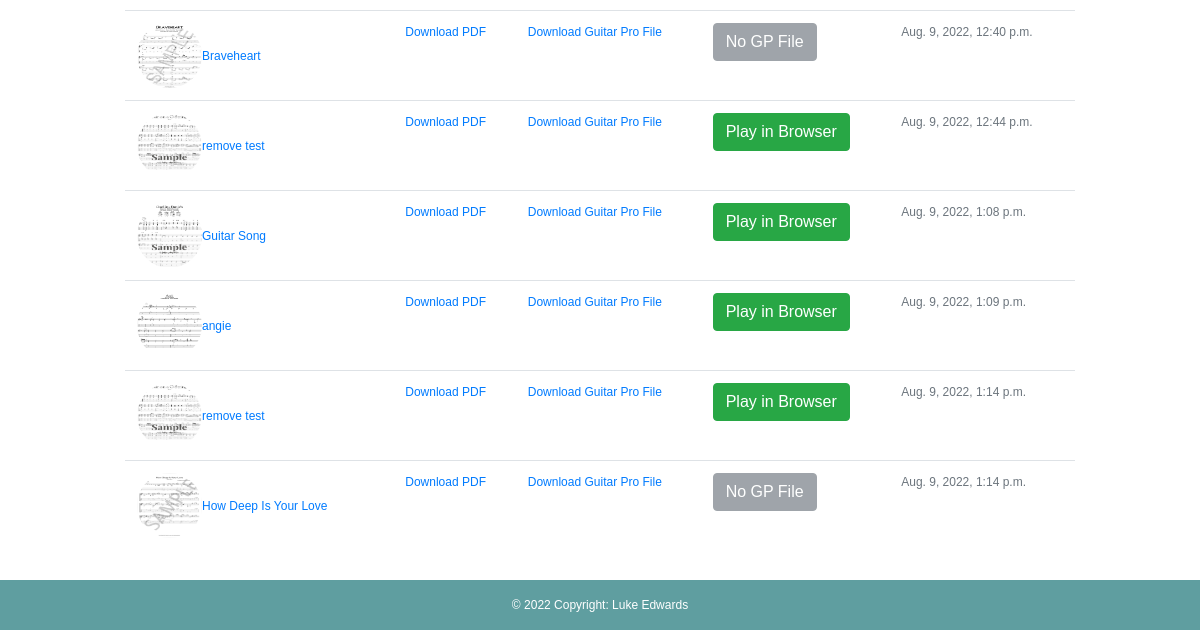
The page /profile/ (signed in, lower part) on the database as committed earlier.
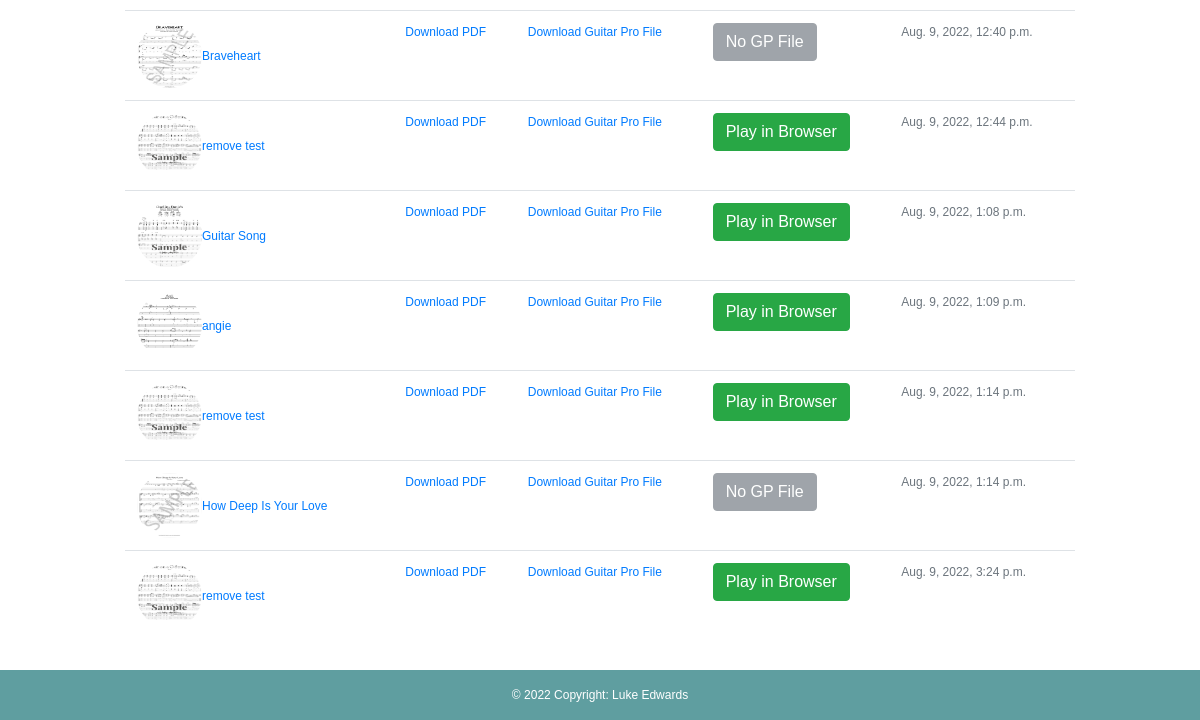
The same page on the database as committed later.
### checkout/models.py (models this page shows, shortened)
class OrderLineItem(models.Model):
    order = models.ForeignKey(Order, null=False, blank=False, on_delete=models.CASCADE, related_name='lineitems')
    product = models.ForeignKey(Product, null=False, blank=False, on_delete=models.CASCADE)
    lineitem_total = models.DecimalField(max_digits=6, decimal_places=2, null=False, blank=False, editable=False)

class Order(models.Model):
    order_number = models.CharField(max_length=32, null=False, editable=False)
    user_profile = models.ForeignKey(UserProfile, on_delete=models.SET_NULL,
                                     null=True, blank=True, related_name='orders')
    username = models.CharField(max_length=32, null=False, editable=False)
    full_name = models.CharField(max_length=50, null=False, blank=False)
    email = models.EmailField(max_length=254, null=False, blank=False)
    phone_number = models.CharField(max_length=20, null=False, blank=False)
    date = models.DateTimeField(auto_now_add=True)
    order_total = models.DecimalField(max_digits=10, decimal_places=2, null=False, default=0)

### products/models.py (models this page shows, shortened)
class Product(models.Model):
    genre = models.ForeignKey('Genre', null=True, blank=True, on_delete=models.SET_NULL)
    difficulty = models.ForeignKey('Difficulty', null=True, blank=True, on_delete=models.SET_NULL)
    sku = models.CharField(max_length=254, null=True, blank=True)
    name = models.CharField(max_length=254)
    description = models.TextField()
    price = models.DecimalField(max_digits=6, decimal_places=2)
    rating = models.DecimalField(max_digits=6, decimal_places=2, null=True, blank=True)
    image_url = models.URLField(max_length=1024, null=True, blank=True)
    image = models.ImageField(null=True, blank=True,)
    vendor = models.CharField(max_length=254, null=True)
    PDF = models.FileField(null=True,)
    Guitar_Pro_Unlocked = models.FileField(null=True,)
    Guitar_Pro_Locked = models.FileField(null=True, blank=True)
    video = models.URLField(max_length=1024, null=True, blank=True)

### user_profile/views.py (the view)
# urls.py: path('profile/', include('user_profile.urls')),
def user_profile(request):
    profile = get_object_or_404(UserProfile, user=request.user)
    products = Product.objects.all()
    orders = profile.orders.all()
    context = {
        'products': products,
        'profile': profile,
        'orders': orders
    }
    return render(request, 'user_profile/profile.html', context)

### cart/contexts.py (called while the page is built, shortened)
def cart_contents(request):
    cart_items = []
    total = 0
    product_count = 0
    cart = request.session.get('cart', {})
    total = total
    context = {
        'cart_items': cart_items,
        'total': total,
        'product_count': product_count,
    }
    return context

### user_profile/templates/user_profile/profile.html (shortened to what this page needs)
{% extends "base.html" %}
{% load static %}
{% block content %}
<div class="container text-black">
    <div  class="row">
      <table id="scores-container" class="table align-middle mb-0 bg-white">
        <tbody>
          {% for order in orders %}
            {% for item in order.lineitems.all%}
          <tr>
            <td>
              <div class="d-flex align-items-center">
                <img
                    src="/media/{{item.product.image}}"
                    alt="{{item.product.name}}"
                    style="width: 65px; height: 65px"
                    class="rounded-circle"
                    />
                <div class="ms-3">
                  <a href="{% url 'product_detail' item.product.id %}">
                    {{item.product.name}}
                    </a>
                </div>
              </div>
            </td>
            <td>
              <a href="/media/{{item.product.PDF}}" target="_blank">Download PDF</a>
            </td>
            <td>
              {% if item.product.Guitar_Pro_Locked%}
              <a href="/media/{{item.product.Guitar_Pro_Locked}}" target="_blank">Download Guitar Pro File</a>
              {% else %}
              {% if item.product.Guitar_Pro_Unlocked%}
              <a href="/media/{{item.product.Guitar_Pro_Unlocked}}" target="_blank">Download Guitar Pro File</a>
              {%else%}
              <p>No Guitar Pro File</p>
              {%endif%}
              {%endif%}
            </td>
            <td>
              {% if item.product.Guitar_Pro_Unlocked %}
              <span><a href="{% url 'guitar_pro' item.product.id%}" class="btn btn-success">Play in Browser</a></span>
              {%else%}
              <span><input type="button" disabled value="No GP File" class="btn btn-secondary"></span>
              {%endif%}
            </td>
            <td>
              <span class="text-muted">{{order.date}}</span>
            </td>
          </tr>
          {%endfor%}
          {%endfor%}
        </tbody>
      </table>
    </div>
  </div>
{% endblock %}

### templates/base.html (shortened to what this page needs)
{% load static %}
<!doctype html>
<html lang="en">
  <head>
    {% block corecss %}
    <link rel="stylesheet" href="https://cdn.jsdelivr.net/npm/bootstrap@4.6.1/dist/css/bootstrap.min.css">
    <link rel="stylesheet" href="{% static 'css/base.css' %}">
    <link href="http://maxcdn.bootstrapcdn.com/font-awesome/4.1.0/css/font-awesome.min.css" rel="stylesheet">
    <link rel="stylesheet" href="https://cdnjs.cloudflare.com/ajax/libs/font-awesome/6.1.1/css/all.min.css"
 />
    {% endblock %}
    {% block extra_css %}
    <link rel="stylesheet" href="{% static 'css/scores.css'%}">
    {% endblock %}
  </head>
  <body>
    {% block content %}
    {% endblock %}
    <footer id="footer" class=" text-center text-lg-start">
        <div class="text-center p-3">
          © 2022 Copyright: Luke Edwards
        </div>
      </footer>
  </body>
</html>

### static/css/base.css (style rules this page uses)
html { height: 100%; }
body { height: 100%; min-height: 100%; margin: 0; padding-bottom: 30px; }
body { background-size: cover; height: calc(100vh - 164px); color: black !important; font-family: 'Helvetica'; }
#scores-container { margin-bottom: 80px !important; overflow: scroll; width: 100%; }
#footer { margin-top: 25px; background-color: cadetblue !important; color: white; bottom: 0; width: 100%; position: fixed; bottom: 0; z-index: 9999; }
.text-black { color: #000 !important; }
@media (min-width: 1200px) { .container { max-width: 80%; } }
* { box-sizing: border-box; }
.container { background-image: url("https://www.toptal.com/designers/subtlepatterns/patterns/concrete-texture.png"); flex-wrap: wrap; height: 100vh; align-items: center; justify-content: center; padding: 0 20px; }
.row:after { content: ""; display: table; clear: both; }

### static/css/scores.css (style rules this page uses)
body { font-family: Arial, Helvetica, sans-serif; font-size: 12px; }

Rows that differ between the two databases and show on the page:
added Order: date "Aug. 9, 2022, 3:24 p.m."
added OrderLineItem: product.image (picture), product.name "remove test", shows "Play in Browser"
